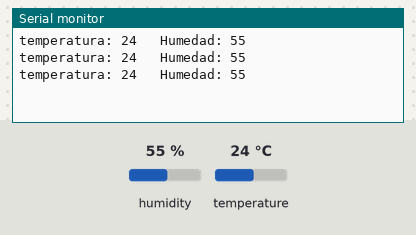
The sketch below on a simulated Arduino Uno, built with avr-gcc and run on an emulated ATmega328P. Parts: the last lines printed to the serial monitor. Inputs (shaded band) come from the test bench; at power-on: humidity 55 %, temperature 24 °C.

Above: at 2.8 s.
2.9 s: humidity set to 22 %
At 5.5 s:
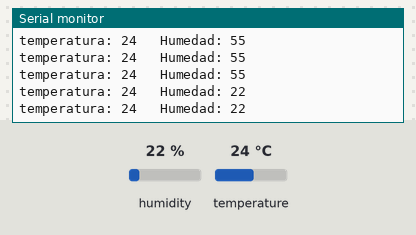
5.6 s: temperature set to 12 °C
At 6.4 s:
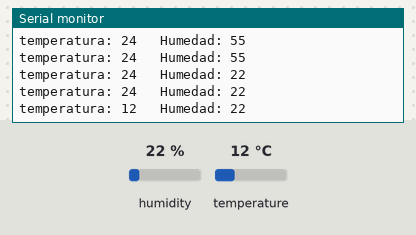
8.3 s: humidity set to 40 %
At 9.6 s:
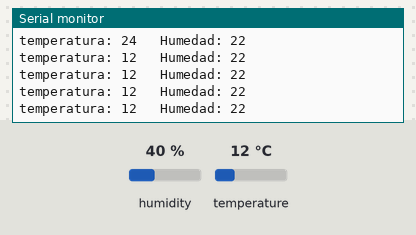
Timing chart, 0 to 11.3 s (numbered marks = the images above; inputs shaded):
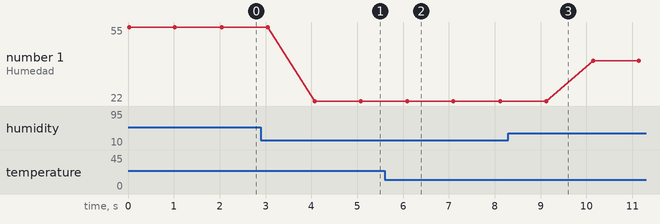

Measured:
- after the input at 2.9 s, the serial monitor: prints a new line after 1.2 s (image 1)
- after the input at 5.6 s, the serial monitor: prints a new line after 0.50 s (image 2)
- plotted number 1: 55 → 22 after the input at 2.9 s, 22 → 40 after the input at 8.3 s

The sketch:

P3_HUMEDAD.ino
```cpp
#include <DHT.h>
#include <DHT_U.h>
  int SENSOR =2;
  int TEMPERATURA;
  int HUMEDAD;
  DHT dht (SENSOR, DHT11);
void setup() {
  Serial.begin(9600);
  dht.begin();
}
void loop() {
  TEMPERATURA= dht.readTemperature();
  HUMEDAD = dht.readHumidity();
  Serial.print("temperatura: ");
  Serial.print(TEMPERATURA);

  Serial.print("   Humedad: ");
  Serial.print(HUMEDAD);
Serial.print("\n");
  delay(1000);

}
```
